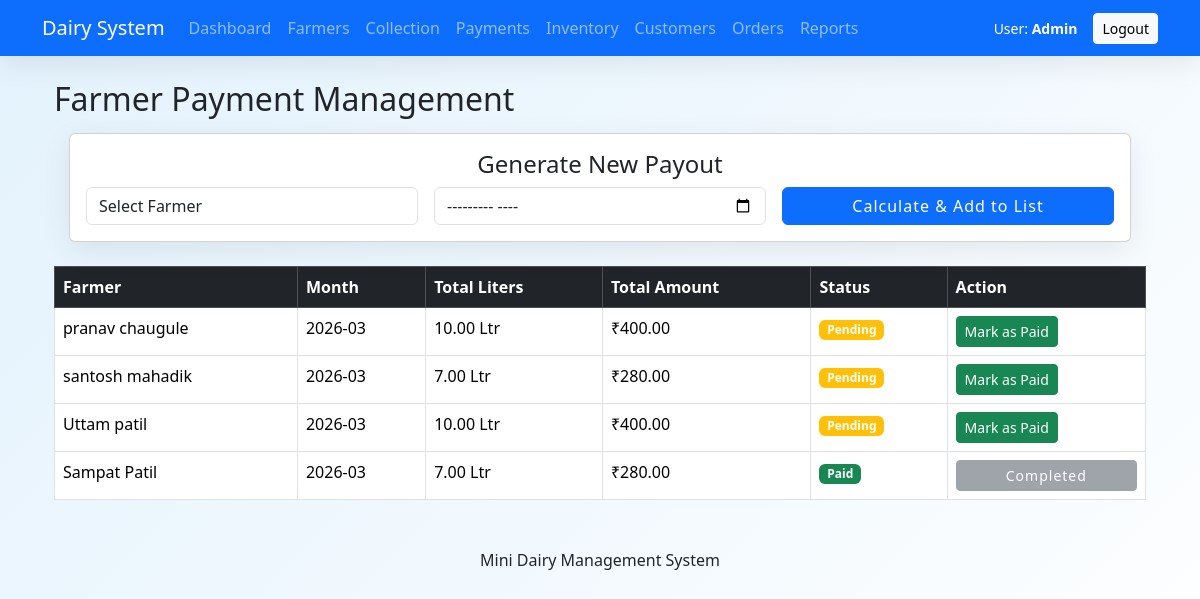
The app's page /payments.php (signed in) with its own data.
### tables this page shows
CREATE TABLE `payments` (
  `payment_id` int(11) NOT NULL,
  `farmer_id` int(11) DEFAULT NULL,
  `month` varchar(20) DEFAULT NULL,
  `total_liters` decimal(10,2) DEFAULT NULL,
  `total_amount` decimal(10,2) DEFAULT NULL,
  `payment_status` enum('Pending','Paid') DEFAULT 'Pending',
  `payment_date` date DEFAULT NULL
);

CREATE TABLE `farmers` (
  `farmer_id` int(11) NOT NULL,
  `user_id` int(11) DEFAULT NULL,
  `farmer_name` varchar(100) NOT NULL,
  `phone` varchar(15) DEFAULT NULL,
  `address` text DEFAULT NULL,
  `join_date` date DEFAULT NULL
);

### payments.php (the view, shortened to what this page needs)
<?php
include 'header.php';
?>
<div class="container">
    <h2>Farmer Payment Management</h2>
    <div class="card p-3 mb-4">
        <h4>Generate New Payout</h4>
        <form method="POST" class="row g-3">
            <div class="col-md-4">
                <select name="farmer_id" class="form-control" required>
                    <option value="">Select Farmer</option>
                </select>
            </div>
            <div class="col-md-4">
                <input type="month" name="month" class="form-control" required>
            </div>
            <div class="col-md-4">
                <button type="submit" name="generate_payment" class="btn btn-primary w-100">Calculate & Add to List</button>
            </div>
        </form>
    </div>
    <table class="table table-bordered">
        <thead class="table-dark">
            <tr>
                <th>Farmer</th>
                <th>Month</th>
                <th>Total Liters</th>
                <th>Total Amount</th>
                <th>Status</th>
                <th>Action</th>
            </tr>
        </thead>
        <tbody>
            <?php
            $payments = $conn->query("SELECT p.*, f.farmer_name FROM payments p JOIN farmers f ON p.farmer_id = f.farmer_id ORDER BY p.payment_id DESC");
            while($row = $payments->fetch_assoc()):
            ?>
            <tr>
                <td><?php echo $row['farmer_name']; ?></td>
                <td><?php echo $row['month']; ?></td>
                <td><?php echo $row['total_liters']; ?> Ltr</td>
                <td>₹<?php echo $row['total_amount']; ?></td>
                <td>
                    <span class="badge <?php echo ($row['payment_status'] == 'Paid') ? 'bg-success' : 'bg-warning'; ?>">
                        <?php echo $row['payment_status']; ?>
                    </span>
                </td>
                <td>
                    <?php if($row['payment_status'] == 'Pending'): ?>
                        <a href="payments.php?pay_id=<?php echo $row['payment_id']; ?>" class="btn btn-sm btn-success">Mark as Paid</a>
                    <?php else: ?>
                        <button class="btn btn-sm btn-secondary" disabled>Completed</button>
                    <?php endif; ?>
                </td>
            </tr>
            <?php endwhile; ?>
        </tbody>
    </table>
</div>
<?php include 'footer.php'; ?>

### assets/css/style.css (style rules this page uses)
:root { --primary-blue: #0077b6; --milk-white: #f8fbff; --accent-blue: #caf0f8; --text-dark: #2d3436; --shadow: 0 8px 30px rgba(0,0,0,0.08); }
body { font-family: 'Poppins', sans-serif; background: linear-gradient(135deg, #e3f2fd 0%, #ffffff 100%); background-attachment: fixed; color: var(--text-dark); margin: 0; }
input { width: 100%; padding: 12px 15px; margin: 12px 0; border: 2px solid #eee; border-radius: 10px; box-sizing: border-box; transition: all 0.3s ease; }
button { width: 100%; padding: 14px; background: var(--primary-blue); border: none; border-radius: 10px; color: white; font-weight: 600; font-size: 16px; cursor: pointer; transition: 0.3s; text-transform: uppercase; letter-spacing: 1px; }
.card { display: inline-block; padding: 25px; margin: 15px; background: white; border-radius: 15px; box-shadow: var(--shadow); border: none; transition: 0.4s cubic-bezier(0.175, 0.885, 0.32, 1.275); text-align: center; vertical-align: top; min-width: 200px; }

### records on screen
payments: farmer.farmer_name "pranav chaugule", month "2026-03", total_liters "10.00", total_amount "400.00", payment_status "Pending"
payments: farmer.farmer_name "santosh mahadik", month "2026-03", total_liters "7.00", total_amount "280.00", payment_status "Pending"
payments: farmer.farmer_name "Uttam patil", month "2026-03", total_liters "10.00", total_amount "400.00", payment_status "Pending"
payments: farmer.farmer_name "Sampat Patil", month "2026-03", total_liters "7.00", total_amount "280.00", payment_status "Paid", shows "Completed"

### other values on screen
$_SESSION['name'] "Admin"
